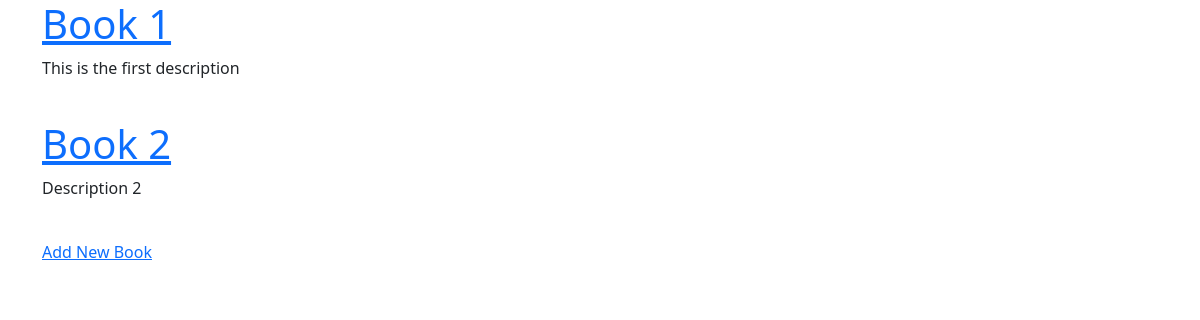
/books/, run on an earlier commit of the app's database.
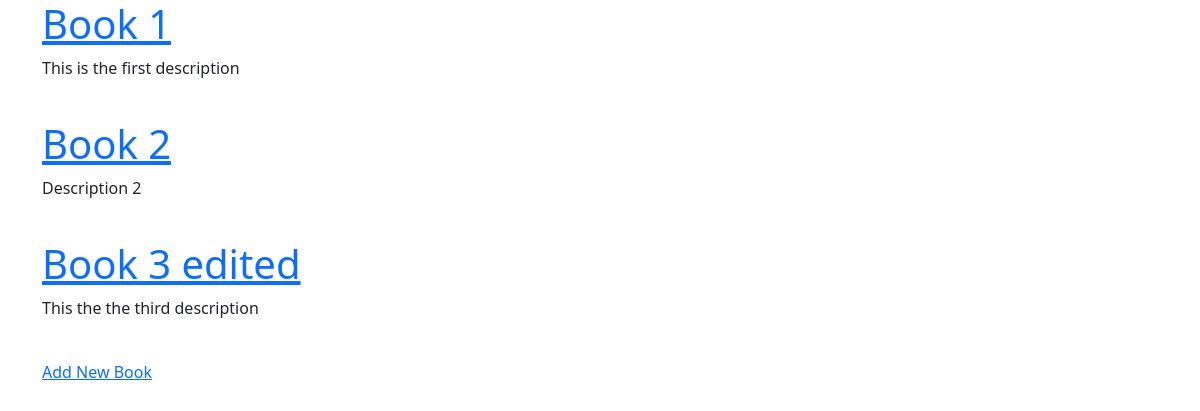
And on a later commit of the database.
### books/models.py (models this page shows, shortened)
class Book(models.Model):
    title = models.CharField(max_length=200)
    author = models.CharField(max_length=200)
    description = models.TextField()
    price = models.DecimalField(max_digits=5, decimal_places=2)
    def get_absolute_url(self):
        return reverse('book_detail', args=[self.id])

### books/views.py (the view)
# urls.py: path('', BookListView.as_view(), name='book_list'),
class BookListView(generic.ListView):
    model = Book
    template_name = 'books/book_list.html'
    context_object_name = 'books'

### books/templates/books/book_list.html (shortened to what this page needs)
{% extends '_base.html' %}
{% block content %}
    {% for book in books %}
        <a href="{{ book.get_absolute_url }}"><h1>{{ book.title }}</h1></a>
        <p>{{ book.description }}</p>
        <br>
    {% endfor %}
    <a href="{% url 'book_create' %}">Add New Book</a>
{% endblock %}

### templates/_base.html (shortened to what this page needs)
<!DOCTYPE HTML PUBLIC "-//W3C//DTD HTML 4.01//EN" "http://www.w3.org/TR/html4/strict.dtd">
<html lang="en">
<head>
    <link href="https://cdn.jsdelivr.net/npm/bootstrap@5.1.3/dist/css/bootstrap.min.css" rel="stylesheet"
>
</head>
<body>
    <div class="container">
        {% block content %}
        {% endblock %}
    </div>
</body>
</html>

What changed in the data, as far as the page shows it:
added Book: title "Book 3 edited", description "This the the third description"
